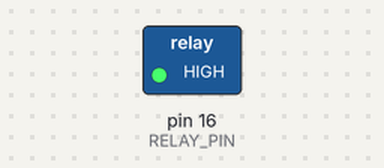
Recording of a sketch running on a simulated Arduino Uno, built with avr-gcc and run on an emulated ATmega328P. On the bench: switched loads named in the sketch (green lamp = pin HIGH).

Above: at 0.5 s.
At 3.5 s:
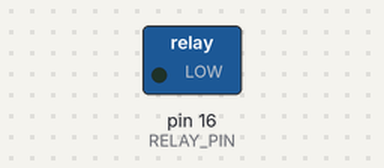
Timing chart, 0 to 7.8 s (numbered marks = the images above):
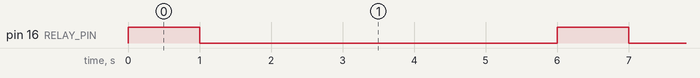

Measured:
- by itself, pin 16 (RELAY_PIN): alternates HIGH for 1.0 s and LOW for 5.0 s

The sketch:

relay.ino
```cpp
#define RELAY_PIN 16  // D0

void setup() {
  pinMode(RELAY_PIN, OUTPUT);  // Set pin sebagai OUTPUT
}

void loop() {
  digitalWrite(RELAY_PIN, HIGH);   // Aktifkan relay
  delay(1000);                     // Tahan relay selama 5 detik
  digitalWrite(RELAY_PIN, LOW);    // Matikan relay
  delay(5000);                     // Tahan relay selama 5 detik
}
```
